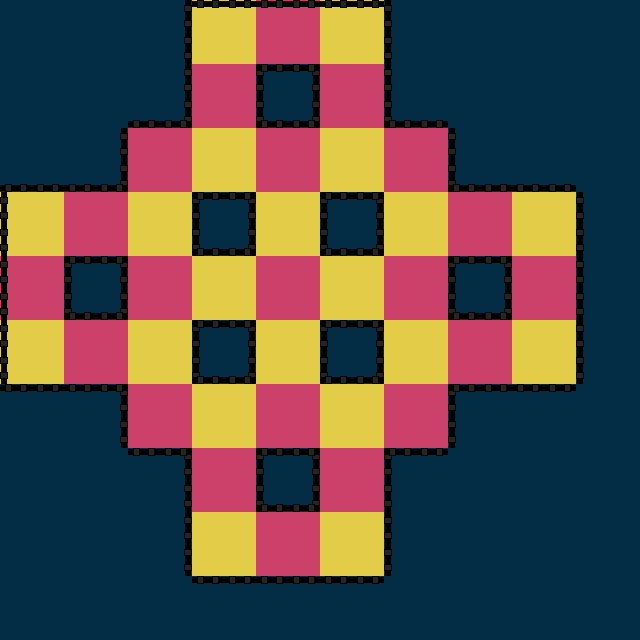

Rendered tile map (Tiled .tmx) drawn with the repository's tilesets; below, a short description and the map source with its tile grids summarised:
An orthogonal 10x10 tile map with 64x64 px tiles, 5 tile layers (ground, left, right, up, ...) and 2 objects (Player, Goal).

<map version="1.0" orientation="orthogonal" renderorder="right-down" width="10" height="10" tilewidth="64" tileheight="64" nextobjectid="28">
 <tileset firstgid="1" source="tileset_00.tsx" />
 <layer name="ground" width="10" height="10">
  <properties>
   <property name="tileset" value="tileset_00" />
   <property name="type" value="base" />
  </properties>
  <data>[100 cells, 100 non-empty, 3 distinct tile ids]</data>
 </layer>
 <layer name="left" width="10" height="10">
  <properties>
   <property name="edge" value="left" />
   <property name="tileset" value="tileset_00" />
   <property name="type" value="edges" />
  </properties>
  <data>[100 cells, 20 non-empty, 1 distinct tile ids]</data>
 </layer>
 <layer name="right" width="10" height="10">
  <properties>
   <property name="edge" value="right" />
   <property name="tileset" value="tileset_00" />
   <property name="type" value="edges" />
  </properties>
  <data>[100 cells, 14 non-empty, 1 distinct tile ids]</data>
 </layer>
 <layer name="up" width="10" height="10">
  <properties>
   <property name="edge" value="up" />
   <property name="tileset" value="tileset_00" />
   <property name="type" value="edges" />
  </properties>
  <data>[100 cells, 20 non-empty, 1 distinct tile ids]</data>
 </layer>
 <layer name="down" width="10" height="10">
  <properties>
   <property name="edge" value="down" />
   <property name="tileset" value="tileset_00" />
   <property name="type" value="edges" />
  </properties>
  <data>[100 cells, 14 non-empty, 1 distinct tile ids]</data>
 </layer>
 <objectgroup name="entities">
  <object id="13" name="Player" type="Player" x="272" y="272" width="32" height="32">
   <properties>
    <property name="facing" value="right" />
    <property name="gid" type="int" value="8" />
    <property name="speed" type="float" value="225" />
    <property name="type" value="player" />
   </properties>
   <ellipse />
  </object>
  <object id="14" name="Goal" type="Goal" x="288" y="16">
   <properties>
    <property name="type" value="goal" />
   </properties>
   <polygon points="0,0 -16,32 16,32" />
  </object>
 </objectgroup>
</map>
